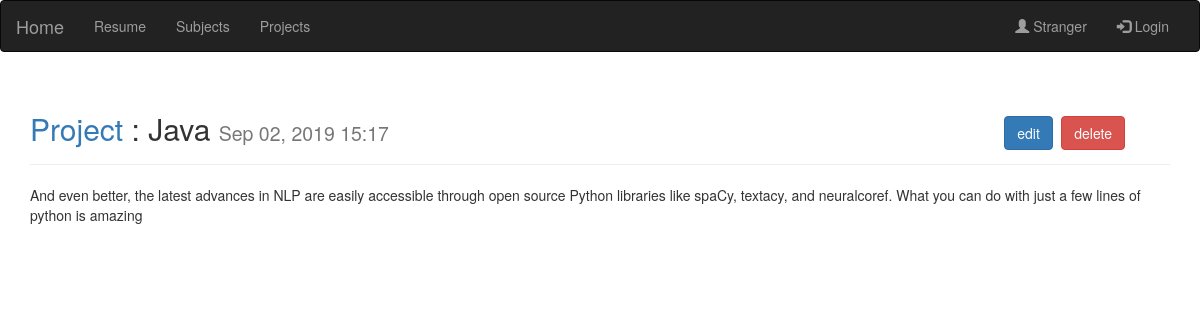
Page /project/2 on the earlier database version.
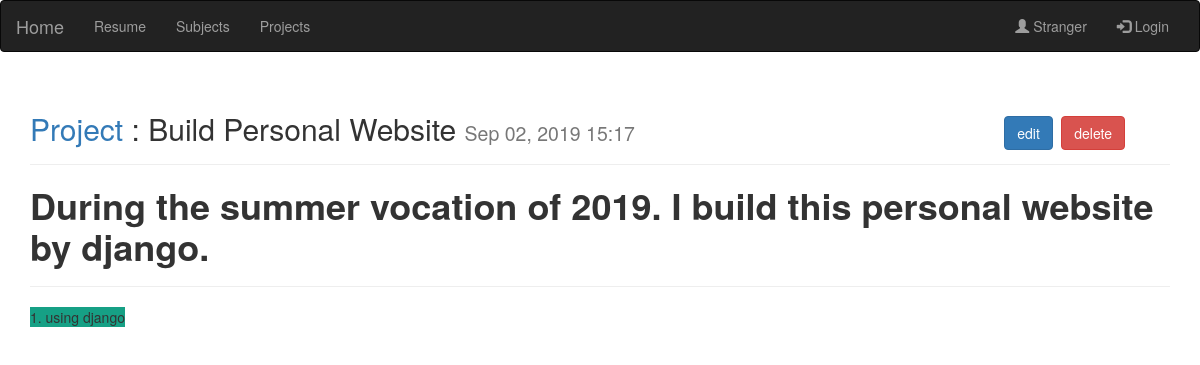
Same page on the later database version.
### app_pw/models.py (models this page shows, shortened)
class Project(models.Model):
	pro_name = models.CharField(max_length=200)
	text = RichTextField(config_name='my_config')
	date_added= models.DateTimeField(auto_now_add = True)
	owner = models.ForeignKey(User, on_delete=models.CASCADE)

### app_pw/views.py (the view)
# urls.py: path('project/<int:project_id>', views.project, name='project'),
def project(request,project_id):
	project = Project.objects.get(id = project_id)
	context = {'project': project}
	return render(request, 'app_pw/project.html', context)

### app_pw/templates/app_pw/project.html
{% extends 'app_pw/base.html' %}
{% block header %}
	<h2 style="padding-right: 2em">
		<a href="{% url 'app_pw:projects' %}">Project</a> : {{project.pro_name}}
		<small >
		{{ project.date_added|date:'M d, Y H:i'}}
		</small>
		<div class="nav navbar-nav navbar-right">
			<a href="{% url 'app_pw:edit_project' project.id %}"><button type="button" class="btn btn-primary">edit</button> </a>
			<a href="{% url 'app_pw:delete_project' project.id %}"><button type="button" class="btn btn-danger" >delete</button></a>
		</div>
	</h2>
{% endblock header %}
{% block content %}
	{% autoescape off %}
    {{project.text}}
	{% endautoescape %}
{% endblock content %}

Differences in the rows shown:
changed Project: pro_name "Java" → "Build Personal Website"; text "And even better, the latest advances in NLP are easily accessible through open source Python libraries like spaCy, textacy, and neuralcoref. What you can do with just a few lines of python is amazing" → "During the summer vocation of 2019. I build this personal website by django. 1. using django"
